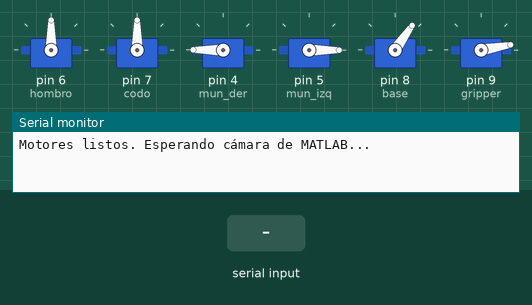
This sketch was run on a simulated Arduino Uno, built with avr-gcc and run on an emulated ATmega328P. Shown: 6 × servo, the last lines printed to the serial monitor. The test bench sets the inputs (shaded band).

Above: at 3.4 s.
3.5 s: "C" received over Serial
At 7.7 s:
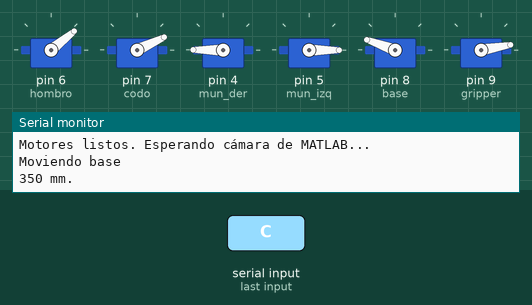
At 16.3 s:
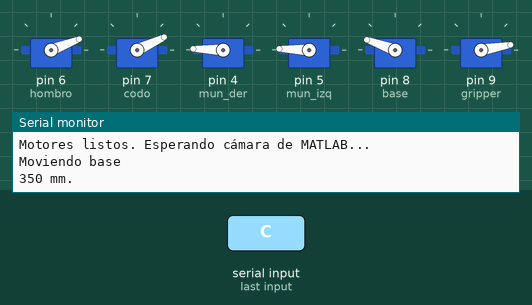
Timing chart, 0 to 37.5 s (numbered marks = the images above; inputs shaded):
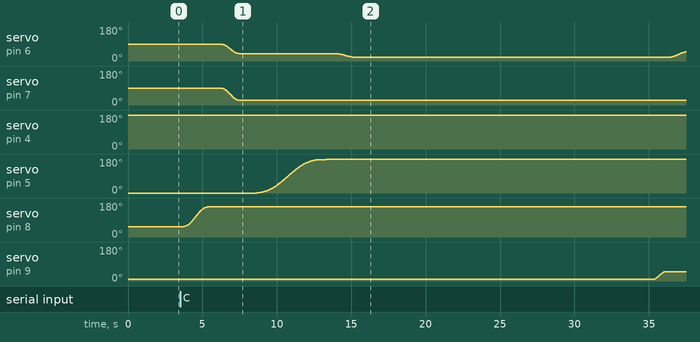

Measured:
- after the input at 3.5 s, servo on pin 7 (codo): moves from 90° to 25° over 1.3 s, starting after 2.6 s; servo on pin 4 (mun_der): 180° → 179° after 4.7 s, → 178° 2.5 s later

The sketch:

rutina_vision.ino
```cpp
#include <Servo.h>

Servo hombro;
Servo codo;
Servo mun_der;
Servo mun_izq;
Servo base;
Servo gripper;

// --- VARIABLES DE MEMORIA DE POSICIÓN ---
float pos_base = 55.0;
float pos_hombro = 90.0;
float pos_codo = 90.0;
float pos_mun_der = 180.0;
float pos_mun_izq = 0.0;
int ap_gripper = 10;

void setup() {
  Serial.begin(9600);

  // Posición de Home al inicio del programa
  hombro.write(pos_hombro);
  codo.write(pos_codo);
  mun_der.write(pos_mun_der);
  mun_izq.write(pos_mun_izq);
  base.write(pos_base);
  gripper.write(ap_gripper);

  // Conexión con los motores y los pines
  hombro.attach(6); delay(200);
  codo.attach(7); delay(200);
  mun_der.attach(4); delay(200);
  mun_izq.attach(5); delay(200);
  base.attach(8); delay(200);
  gripper.attach(9); delay(200);

  Serial.println("Motores listos. Esperando cámara de MATLAB...");
  delay(1000);
}

void loop() {
  // 1. ESPERAR INSTRUCCIÓN DE LA CÁMARA
  if (Serial.available() > 0) {
    char figura_detectada = Serial.read();

    // =========================================================
    // CASO 1: ES UN CÍRCULO (Inicia la rutina de trabajo)
    // =========================================================
    if (figura_detectada == 'C') {

      // La sintaxis ahora es: moverCicloidal(Base, Hombro, Codo, Mun_Der, Mun_Izq, Tiempo_en_segundos);
  // Nota: Pasamos las variables de posición actual (ej. pos_hombro) a los motores que NO queremos mover en ese paso.

      // Paso 1: Gira la base a
      Serial.println("Moviendo base");
      moverCicloidal(160, pos_hombro, pos_codo, pos_mun_der, pos_mun_izq, 2);
      delay(500);

      // Paso 2. Llevar el brazo antes de su extension maxima
      Serial.println("350 mm.");
      moverCicloidal(pos_base, 39, 25, pos_mun_der, pos_mun_izq, 1.5);
      delay(500);

  // Paso 4. Baja muneca
      moverCicloidal(pos_base, pos_hombro, pos_codo, 178, 178, 5);
      delay(500);

  // Paso 5. Baja hombro para recoger la pieza
      moverCicloidal(pos_base, 21, pos_codo, pos_mun_der, pos_mun_izq, 1.5);
      delay(20000);

  // TODO: Agregar cierre de pinza
      Serial.println("Cierre de pinza suave...");
      // Hacemos que la pinza avance grado por grado
        for (int g = 10; g <= 50; g++) {
          gripper.write(g);
          delay(15); // 15 milisegundos entre cada grado le quita el pico de corriente
        }
        ap_gripper = 50; // Actualizamos la memoria
        delay(200); // Pequeña pausa de estabilización

  // Paso 7. Sube brazo tras recoger la pieza
      Serial.println("Subiendo brazo");
      moverCicloidal(pos_base, 50, pos_codo, pos_mun_der, pos_mun_izq, 1.5);
      delay(500);


  // Paso 9. Llevar el brazo a una posicion antes de su extension mínima de 150mm girando muneca
      Serial.println("150 mm.");
      moverCicloidal(pos_base, 77, 115, pos_mun_der, pos_mun_izq, 5);
      delay(1000);

  // Paso 8. Girar base
      Serial.println("Moviendo base");
      moverCicloidal(20, pos_hombro, pos_codo, pos_mun_der, pos_mun_izq, 2.5);
      delay(500);

      moverCicloidal(pos_base, pos_hombro, pos_codo, 150, 30, 2);
      delay(500);

  // Paso 10. Baja el codo para dejar la pieza
      moverCicloidal(pos_base, pos_hombro, 127, pos_mun_der, pos_mun_izq, 2.5);
      delay(1000);

  //TODO: Agregar apertura de pinza
      Serial.println("Apertura de pinza suave...");
        for (int g = 50; g >= 10; g--) {   // OJO: g-- (Restando) y la condición es g >= 10
          gripper.write(g);
          delay(15);
        }
        ap_gripper = 10; // Guardamos la posición final real
        delay(500);

  // Paso 11. Levantar hombro y dejar codo en Home
      Serial.println("Levantando brazo");
      moverCicloidal(pos_base, 77, 90, pos_mun_der, pos_mun_izq, 2);
      delay(1000);

  // Paso 12. Regresar a Home
      Serial.println("Regresando a Home");
      moverCicloidal(pos_base, 90, pos_codo, pos_mun_der, pos_mun_izq, 1);
      delay(500);

  // Paso 13. Girar base a Home
      moverCicloidal(55, pos_hombro, pos_codo, pos_mun_der, pos_mun_izq, 2.5);
      delay(500);

  // Paso 14. Centrar la muñeca en su posición de Home
      Serial.println("Centrando muñecas");
      moverCicloidal(pos_base, pos_hombro, pos_codo, 180, 0, 2.5);
      delay(1000);

      // Limpieza del búfer de la cámara (Crítico para que no repita la rutina)
      while (Serial.available() > 0) {
        Serial.read();
      }
      delay(500);
    }

    // =========================================================
    // CASO 2: ES UN CUADRADO (Ignora y no se mueve)
    // =========================================================
    else if (figura_detectada == 'S') {
      Serial.println("CUADRADO detectado. Pieza ignorada. Manteniendo Home...");

      // Limpieza del búfer para evitar que el puerto se sature de letras 'S'
      while (Serial.available() > 0) {
        Serial.read();
      }
      // Pequeña pausa para no saturar la terminal con el mensaje
      delay(1000);
    }
  }
}

// --- LA ECUACIÓN MATEMÁTICA EN ACCIÓN ---
void moverCicloidal(float obj_base, float obj_hombro, float obj_codo, float obj_mun_der, float obj_mun_izq, float T_segundos) {

  float ini_base = pos_base;
  float ini_hombro = pos_hombro;
  float ini_codo = pos_codo;
  float ini_mun_der = pos_mun_der;
  float ini_mun_izq = pos_mun_izq;

  float dt = 0.02;
  int pasos = T_segundos / dt;

  for (int i = 0; i <= pasos; i++) {
    float t = i * dt;
    float tau = t / T_segundos;
    float ciclo = tau - (1.0 / (2.0 * PI)) * sin(2.0 * PI * tau);

    pos_base = ini_base + (obj_base - ini_base) * ciclo;
    pos_hombro = ini_hombro + (obj_hombro - ini_hombro) * ciclo;
    pos_codo = ini_codo + (obj_codo - ini_codo) * ciclo;
    pos_mun_der = ini_mun_der + (obj_mun_der - ini_mun_der) * ciclo;
    pos_mun_izq = ini_mun_izq + (obj_mun_izq - ini_mun_izq) * ciclo;

    base.write(pos_base);
    hombro.write(pos_hombro);
    codo.write(pos_codo);
    mun_der.write(pos_mun_der);
    mun_izq.write(pos_mun_izq);

    delay(dt * 1000);
  }

  pos_base = obj_base; base.write(pos_base);
  pos_hombro = obj_hombro; hombro.write(pos_hombro);
  pos_codo = obj_codo; codo.write(pos_codo);
  pos_mun_der = obj_mun_der; mun_der.write(pos_mun_der);
  pos_mun_izq = obj_mun_izq; mun_izq.write(pos_mun_izq);
}
```
